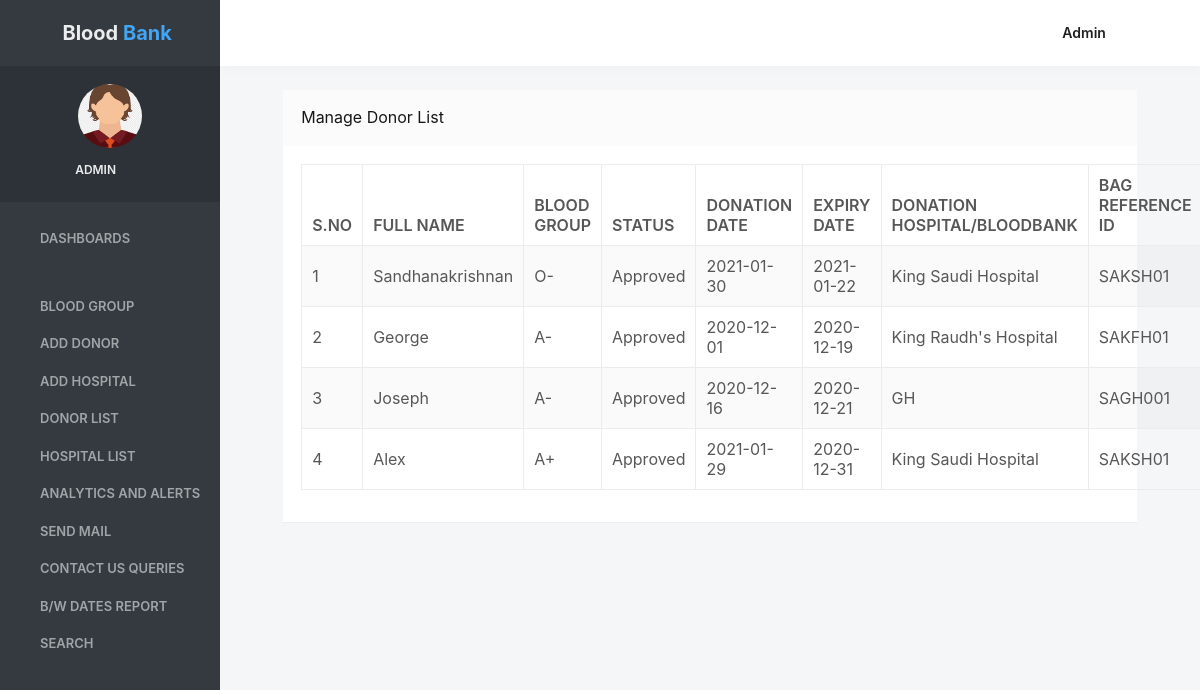
/donorlist (signed in), run on the app's committed database.
### bloodbank/models.py (models this page shows, shortened)
class Donor(models.Model):
    fullname = models.CharField(max_length=100)
    mobileno = models.CharField(max_length=15)
    emailid = models.CharField(max_length=50)
    gender = models.CharField(max_length=15)
    age = models.CharField(max_length=15)
    group = models.ForeignKey(Group, on_delete=models.CASCADE)
    address = models.CharField(max_length=300, null=True)
    message = models.CharField(max_length=300, null=True)
    postingdate = models.CharField(max_length=100)
    Status = models.CharField(max_length=100)
    donation_date = models.CharField(max_length=100)
    expiry_date = models.CharField(max_length=100)
    AssocHB = models.CharField(max_length=100)
    ReferenceID = models.CharField(max_length=100)

class Group(models.Model):
    bloodgroup = models.CharField(max_length=30)

### bloodbank/views.py (the view)
# urls.py: path('donorlist',donorlist, name='donorlist'),
def donorlist(request):
    if not request.user.is_authenticated:
        return redirect('login')
    donor = Donor.objects.all()
    d = {'donor': donor}
    return render(request, 'donorlist.html', d)

### bloodbank/templates/donorlist.html (shortened to what this page needs)
{% load static %}
{% block body %}
<html lang="en" class="no-focus">
    <head>
       <link rel="stylesheet" href="{% static 'adminassets/js/plugins/datatables/dataTables.bootstrap4.min.css' %}">
        <link rel="stylesheet" id="css-main" href="{% static 'adminassets/css/codebase.min.css' %}">
    </head>
    <body>
        <div id="page-container" class="sidebar-o sidebar-inverse side-scroll page-header-fixed main-content-narrow">
          {% include 'sidebar.html' %}
            {% include 'admin_nav.html' %}
            <main id="main-container">
                <div class="content">
                    <div class="block">
                        <div class="block-header block-header-default">
                            <h3 class="block-title">Manage Donor List</h3>
                        </div>
                        <div class="block-content block-content-full">
                            <table class="table table-bordered table-striped table-vcenter js-dataTable-full-pagination">
                                <thead>
                                    <tr>
                                        <th>S.No</th>
                                        <th class="d-none d-sm-table-cell">Full Name</th>
                                        <th class="d-none d-sm-table-cell">Blood Group</th>
                                         <th class="d-none d-sm-table-cell">Status</th>
                                         <th class="d-none d-sm-table-cell">Donation Date</th>
                                         <th class="d-none d-sm-table-cell">Expiry Date</th>
                                        <th class="d-none d-sm-table-cell">Donation Hospital/Bloodbank</th>
                                        <th class="d-none d-sm-table-cell">Bag Reference ID</th>
                                       </tr>
                                </thead>
                                <tbody>
 {% for i in donor %}
                                    <tr>
                                        <td>{{forloop.counter}}</td>
                                        <td>{{i.fullname}}</td>
                                        <td>{{i.group.bloodgroup}}</td>
                                        <td>{{i.Status}}</td>
                                        <td>{{i.donation_date}}</td>
                                        <td >{{i.expiry_date}}</td>
                                         <td >{{i.AssocHB}}</td>
                                         <td >{{i.ReferenceID}}</td>
                                    </tr>
                                    {% endfor %}
                                </tbody>
                            </table>
                        </div>
                    </div>
                </div>
            </main>
        </div>
    </body>
</html>
{% endblock %}

### bloodbank/templates/sidebar.html (shortened to what this page needs)
{% load static %}
   <nav id="sidebar">
                <div id="sidebar-scroll">
                    <div class="sidebar-content">
                        <div class="content-header content-header-fullrow px-15">
                            <div class="content-header-section text-center align-parent sidebar-mini-hidden">
                                <div class="content-header-item">
                                    <a class="link-effect font-w700" href="{% url 'admin_home' %}">
                                        <i class="si si-fire text-primary"></i>
                                        <span class="font-size-xl text-dual-primary-dark">Blood </span><span class="font-size-xl text-primary">Bank</span>
                                    </a>
                                </div>
                            </div>
                        </div>
                        <div class="content-side content-side-full content-side-user px-10 align-parent">
                            <div class="sidebar-mini-hidden-b text-center">
                                <a class="img-link" href="be_pages_generic_profile.html">
                                    <img class="img-avatar" src="{% static 'adminassets/img/avatars/avatarboy729.png' %}" alt="">
                                </a>
                                <ul class="list-inline mt-10">
                                    <li class="list-inline-item">
                                        <a class="link-effect text-dual-primary-dark font-size-xs font-w600 text-uppercase" href="#">{{request.user.username}}</a>
                                    </li>
                                    <li class="list-inline-item">
                                        <a class="link-effect text-dual-primary-dark" href="{% url 'logout' %}">
                                            <i class="si si-logout"></i>
                                        </a>
                                    </li>
                                </ul>
                            </div>
                        </div>
                        <div class="content-side content-side-full">
                            <ul class="nav-main">
                                <li class="open">
                                    <a href="{% url 'admin_home' %}"><i class="si si-cup"></i><span class="sidebar-mini-hide">Dashboards</span></a>
                                </li>
                                <li class="nav-main-heading"><span class="sidebar-mini-visible">UI</span></li>
                                <li>
                                    <a class="nav-submenu" data-toggle="nav-submenu"><i class="si si-puzzle"></i>Blood Group</a>
                                </li>
                               <li>
                                    <a  href="{% url 'add_donor' %}"><i class="fa fa-edit"></i><span class="sidebar-mini-hide">Add Donor</span></a>
                                </li>
                                <li>
                                    <a  href="{% url 'add_hospital' %}"><i class="fa fa-edit"></i><span class="sidebar-mini-hide">Add Hospital</span></a>
                                </li>
                                <li>
                                    <a  href="{% url 'donorlist' %}"><i class="fa fa-users"></i><span class="sidebar-mini-hide">Donor List</span></a>
                                </li>
                                <li>
                                    <a  href="{% url 'hospitallist' %}"><i class="fa fa-users"></i><span class="sidebar-mini-hide">Hospital List</span></a>
                                </li>
                                  <li>
                                    <a  href="{% url 'graphData' %}"><i class="fa fa-users"></i><span class="sidebar-mini-hide">Analytics and Alerts</span></a>
                                </li>
                                 <li>
                                    <a  href="{% url 'sendmail' %}"><i class="fa fa-users"></i><span class="sidebar-mini-hide">Send Mail</span></a>
                                </li>
                                <li>
                                    <a class="nav-submenu" data-toggle="nav-submenu" href="#"><i class="si si-user"></i><span class="sidebar-mini-hide">Contact Us Queries</span></a>
                                </li>
                                <li>
                                    <a  href="{% url 'betweendate_report' %}"><i class="si si-vector"></i><span class="sidebar-mini-hide">B/w Dates Report</span></a>
                                </li>
                                <li>
                                    <a class="nav-submenu" data-toggle="nav-submenu" href="#"><i class="si si-trophy"></i><span class="sidebar-mini-hide">Search</span></a>
                                </li>
                            </ul>
                        </div>
                    </div>
                </div>
            </nav>

### bloodbank/templates/admin_nav.html (shortened to what this page needs)
{% load static %}
            <header id="page-header">
                <div class="content-header">
                    <div class="content-header-section">
                        <button type="button" class="btn btn-circle btn-dual-secondary" data-toggle="layout" data-action="sidebar_toggle">
                            <i class="fa fa-navicon"></i>
                        </button>
                        <div class="btn-group" role="group">
                            <button type="button" class="btn btn-circle btn-dual-secondary" id="page-header-options-dropdown" data-toggle="dropdown" aria-haspopup="true" aria-expanded="false">
                                <i class="fa fa-wrench"></i>
                            </button>
                        </div>
                        <div class="btn-group" role="group">
                            <button type="button" class="btn btn-circle btn-dual-secondary" id="page-header-themes-dropdown" data-toggle="dropdown" aria-haspopup="true" aria-expanded="false">
                                <i class="fa fa-paint-brush"></i>
                            </button>
                        </div>
                    </div>
                    <div class="content-header-section">
                        <div class="btn-group" role="group">
                            <button type="button" class="btn btn-rounded btn-dual-secondary text-capitalize" id="page-header-user-dropdown" data-toggle="dropdown" aria-haspopup="true" aria-expanded="false">
                                {{request.user.username}}<i class="fa fa-angle-down ml-5"></i>
                            </button>
                        </div>
                    </div>
                </div>
            </header>

### data on the page
Donor: fullname "Sandhanakrishnan", group.bloodgroup "O-", Status "Approved", donation_date "2021-01-30", expiry_date "2021-01-22", AssocHB "King Saudi Hospital", ReferenceID "SAKSH01"
Donor: fullname "George", group.bloodgroup "A-", Status "Approved", donation_date "2020-12-01", expiry_date "2020-12-19", AssocHB "King Raudh's Hospital", ReferenceID "SAKFH01"
Donor: fullname "Joseph", group.bloodgroup "A-", Status "Approved", donation_date "2020-12-16", expiry_date "2020-12-21", AssocHB "GH", ReferenceID "SAGH001"
Donor: fullname "Alex", group.bloodgroup "A+", Status "Approved", donation_date "2021-01-29", expiry_date "2020-12-31", AssocHB "King Saudi Hospital", ReferenceID "SAKSH01"

### other printed values
{{ request.user.username }} "ADMIN"
{{ request.user.username }} "Admin"
